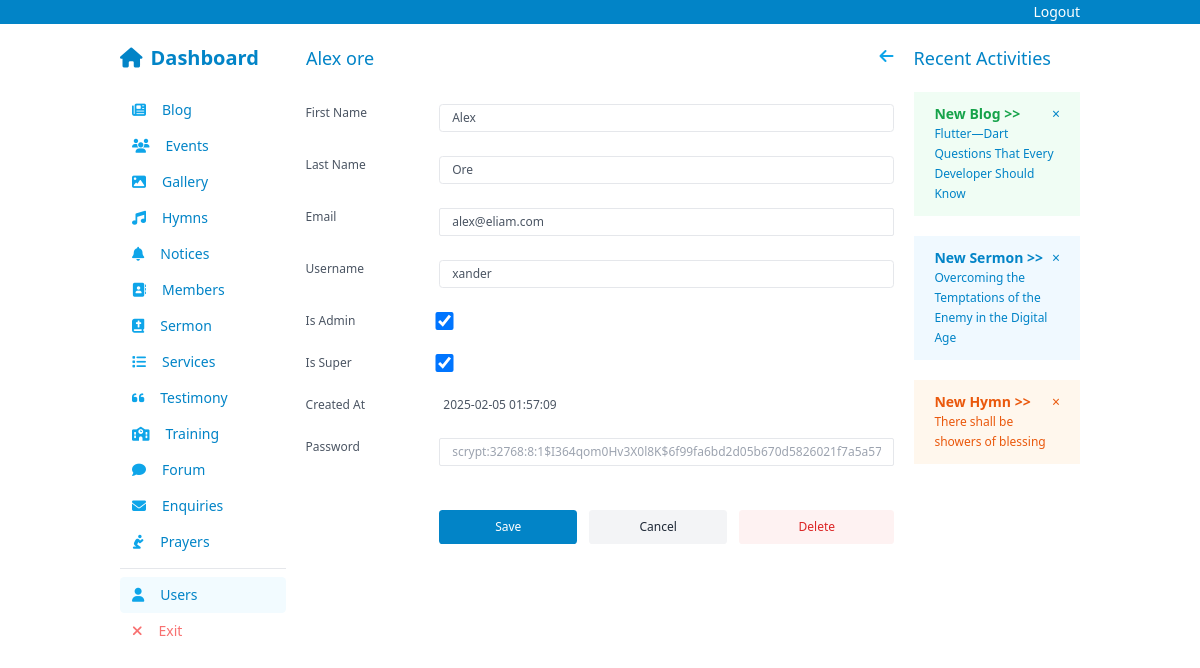
/admin/user/edit/1, run on the app's committed database.
### web/admin/users/models.py (models this page shows, shortened)
class User(db.Model):
    __tablename__ = 'users'
    id = db.Column(db.Integer, primary_key=True, autoincrement=True)
    first_name = db.Column(db.String(50), nullable=False)
    last_name = db.Column(db.String(50), nullable=False)
    email = db.Column(db.String(120), unique=True, nullable=False)
    username = db.Column(db.String(120), unique=True, nullable=True)
    password = db.Column(db.String(50), nullable=False)
    is_admin = db.Column(db.Boolean, default=False, nullable=False)
    is_super = db.Column(db.Boolean, default=False, nullable=False)
    updated_at = db.Column(db.DateTime(timezone=True), onupdate=func.now())
    created_at = db.Column(db.DateTime(timezone=True), server_default=func.now())

### web/admin/users/routes.py (the view, shortened to what this page needs)
@bp.route('/edit/<int:pk>', methods=('GET', 'POST'))
def edit(pk):
    user = User.query.get_or_404(pk)
    return render_template('admin/user/edit.html', user=user, title=f'{user.first_name} {user.last_name}')

### app.py (called while the page is built)
@app.before_request
def before_request():
    g.user = get_current_user()

@app.context_processor
def utility_processor():
    def is_authenticated():
        return get_current_user() is not None
    def current_user():
        return get_current_user()
    return {
        'is_authenticated': is_authenticated,
        'current_user': current_user
    }

### web/auth/routes.py (called while the page is built)
@bp.before_app_request
def load_logged_in_user():
    pass

### web/context.py (called while the page is built)
def get_current_user():
    if not hasattr(g, 'current_user'):
        if 'user_id' in session:
            g.current_user = User.query.get(session['user_id'])
        else:
            g.current_user = None
    return g.current_user

### web/templates/admin/user/edit.html (shortened to what this page needs)
{% extends 'admin/base.html' %}
{% block content %}
<form id="user-edit-form" action="{{ url_for('user_admin.edit', pk=user.id) }}" method="post" class="text-[12px] text-gray-600">
    <div class="flex gap-5 py-3">
        <span class="w-[20%]">First Name</span>
        <input id="firstname" name="first_name" data-firstname="{{user.first_name}}" class="w-[80%] py-1 px-3   border focus:outline-sky-500" type="text"/>
    </div>
    <div class="flex gap-5 py-3">
        <span class="w-[20%]">Last Name</span>
        <input id="lastname" name="last_name" data-lastname="{{user.last_name}}" class="w-[80%] py-1 px-3   border focus:outline-sky-500" type="text"/>
    </div>
    <div class="flex gap-5 py-3">
        <span class="w-[20%]">Email</span>
        <input id="email" type="email" name="email" data-email="{{user.email}}" class="w-[80%] py-1 px-3 rounded-sm border focus:outline-sky-500" type="text"/>
    </div>
    <div class="flex gap-5 py-3">
        <span class="w-[20%]">Username</span>
        <input id="username" name="username" data-username="{{user.username}}" class="w-[80%] py-1 px-3   border focus:outline-sky-500" type="text"/>
    </div>
    <div class="flex gap-2 py-3 w-[31%]">
        <span class="w-[50%]">Is Admin</span>
        <input id="is_admin" name="is_admin" {% if user.is_admin %} checked {% endif %} data-is_admin="{{user.is_admin}}" type="checkbox" value="1" class="w-[50%] py-1 px-3 border focus:outline-sky-500 bg-sky-500" type="text" />
    </div>
    <div class="flex gap-2 py-3 w-[31%]">
        <span class="w-[50%]">Is Super</span>
        <input id="is_super" name="is_super" {% if user.is_super %} checked {% endif %} data-is_super="{{user.is_super}}" type="checkbox" value="1" class="w-[50%] py-1 px-3 border focus:outline-sky-500 bg-sky-500" type="text"/>
    </div>
    <div class="flex gap-5 py-3">
        <span class="w-[20%]">Created At</span>
        <p>{{user.created_at}}</p>
    </div>
    <div class="flex gap-5 py-3">
        <span class="w-[20%]">Password</span>
        <input name="password"  class="w-[80%] py-1 px-3 rounded-sm border focus:outline-sky-500" type="text" placeholder="{{user.password}}" />
    </div>
    <div class="flex gap-5 py-3">
        <span class="w-[20%]"></span>
        <div class="flex gap-3 w-[80%]">
            <input class="bg-sky-600 cursor-pointer w-full text-white p-2 mt-5 hover:bg-sky-500" type="submit" value="Save">
            <a href="javascript:history.back()" class="bg-gray-100   cursor-pointer text-gray-800 p-2 w-full mt-5 hover:bg-gray-300/50 text-center">Cancel</a>
            <a class="bg-red-50 inline-block text-center w-full cursor-pointer text-red-600 py-2 px-5 mt-5 hover:bg-red-400 hover:text-white" href="{{ url_for('user_admin.delete', pk=user.id) }}">Delete</a>
        </div>
    </div>
</form>
{% endblock %}

### web/static/css/style.css (style rules this page uses)
input, a, button, textarea { border-radius: .3em; }

### data on the page
User: is_admin "☑", is_super "☑", created_at "2025-02-05 01:57:09", password "scrypt:32768:8:1$I364qom0Hv3X0l8K$6f99fa6bd2d05b670d5826021f7a5a57af7a447b7b2564de2528681bcf9aeb71c40af69f709e90c425a5703e2974d2cc76f1f558c8ff54858283fdc51d5354de"

### other printed values
{{ title|capitalize }} "Alex ore"
